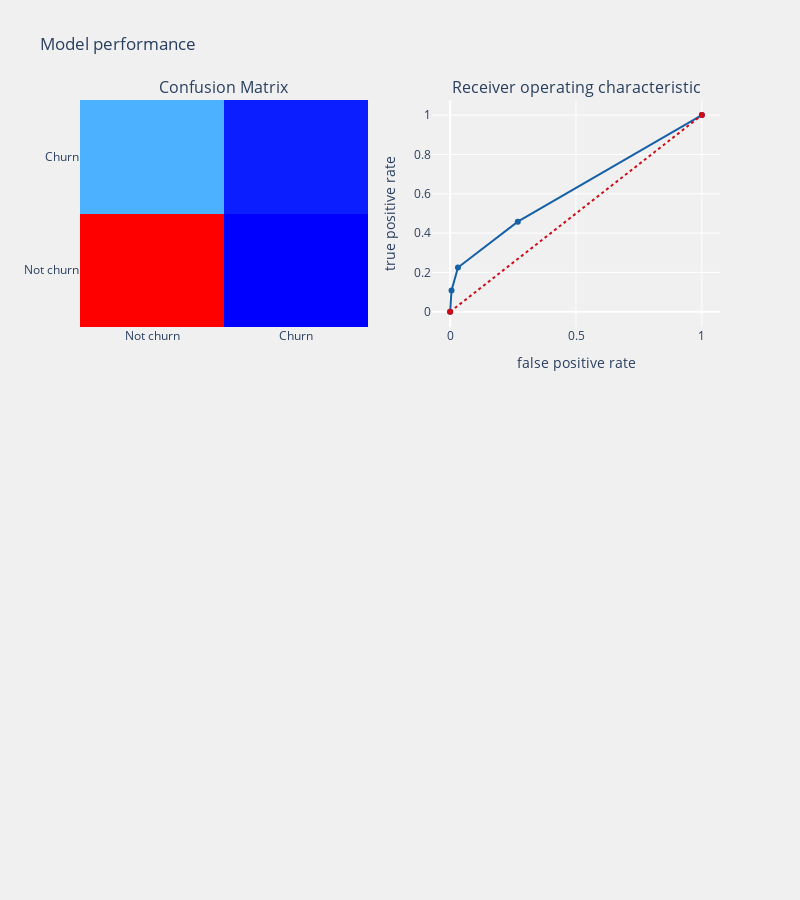

Notebook source saved alongside this figure:
### Markdown cell above
# KNN CLASSIFIER

### Code cell
from sklearn.neighbors import KNeighborsClassifier
clf = KNeighborsClassifier(n_neighbors=3)
telecom_churn_prediction(clf,train_X,test_X,train_Y,test_Y,
                         cols,"bag",threshold_plot = True)

### Figure 1 — Plotly figure (JSON) as saved in the notebook; plotly's stock layout.template omitted (floating-point values rounded to 4 significant figures)
{"data": [{"colorscale": [[0, "rgb(0,0,255)"], [0.1, "rgb(51,153,255)"], [0.2, "rgb(102,204,255)"], [0.3, "rgb(153,204,255)"], [0.4, "rgb(204,204,255)"], [0.5, "rgb(255,255,255)"], [0.6, "rgb(255,204,255)"], [0.7, "rgb(255,153,255)"], [0.8, "rgb(255,102,204)"], [0.9, "rgb(255,102,102)"], [1, "rgb(255,0,0)"]], "name": "matrix", "showscale": false, "type": "heatmap", "x": ["Not churn", "Churn"], "xaxis": "x", "y": ["Not churn", "Churn"], "yaxis": "y", "z": [[530, 17], [93, 27]]}, {"line": {"color": "rgb(22, 96, 167)", "width": 2}, "name": "Roc : 0.5969606946983548", "type": "scatter", "x": [0, 0.005484, 0.03108, 0.2687, 1], "xaxis": "x2", "y": [0, 0.1083, 0.225, 0.4583, 1], "yaxis": "y2"}, {"line": {"color": "rgb(205, 12, 24)", "dash": "dot", "width": 2}, "type": "scatter", "x": [0, 1], "xaxis": "x2", "y": [0, 1], "yaxis": "y2"}], "layout": {"annotations": [{"font": {"size": 16}, "showarrow": false, "text": "Confusion Matrix", "x": 0.225, "xanchor": "center", "xref": "paper", "y": 1, "yanchor": "bottom", "yref": "paper"}, {"font": {"size": 16}, "showarrow": false, "text": "Receiver operating characteristic", "x": 0.775, "xanchor": "center", "xref": "paper", "y": 1, "yanchor": "bottom", "yref": "paper"}], "autosize": false, "height": 900, "margin": {"b": 195}, "paper_bgcolor": "rgba(240,240,240, 0.95)", "plot_bgcolor": "rgba(240,240,240, 0.95)", "showlegend": false, "title": {"text": "Model performance"}, "width": 800, "xaxis": {"anchor": "y", "domain": [0, 0.45], "type": "category", "range": [-0.5, 1.5], "autorange": true}, "xaxis2": {"anchor": "y2", "domain": [0.55, 1], "title": {"text": "false positive rate"}, "type": "linear", "range": [-0.07211, 1.072], "autorange": true}, "xaxis3": {"anchor": "y3", "domain": [0, 1], "showgrid": true, "tickangle": 90, "tickfont": {"size": 10}}, "yaxis": {"anchor": "x", "domain": [0.625, 1], "type": "category", "range": [-0.5, 1.5], "autorange": true}, "yaxis2": {"anchor": "x2", "domain": [0.625, 1], "title": {"text": "true positive rate"}, "type": "linear", "range": [-0.07674, 1.077], "autorange": true}, "yaxis3": {"anchor": "x3", "domain": [0, 0.375]}}}
